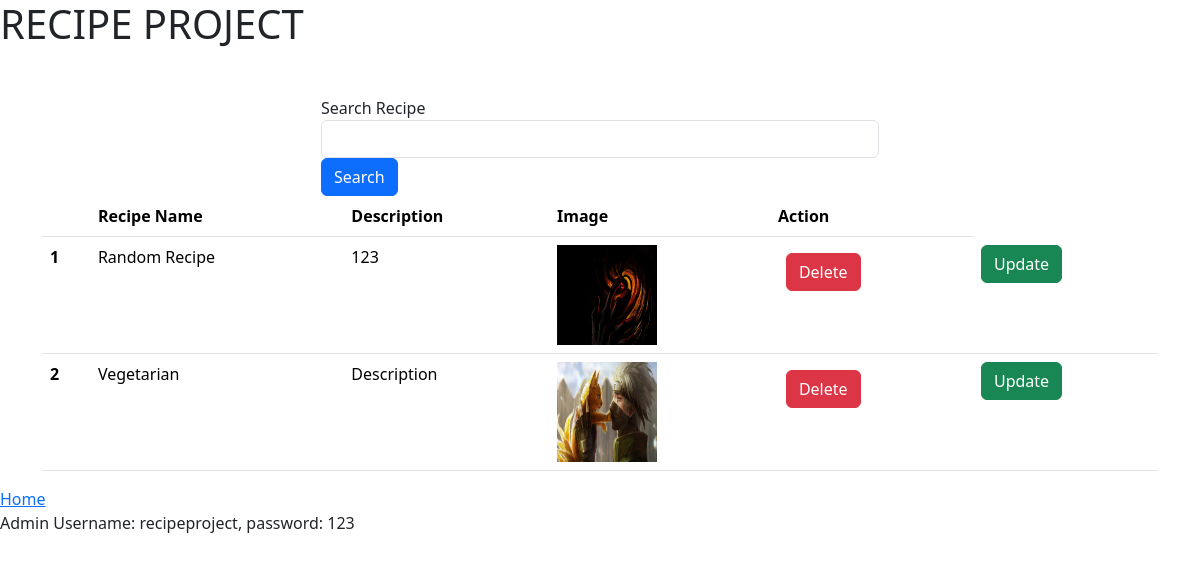
Before: /view_recipes (signed in) with the older database file.
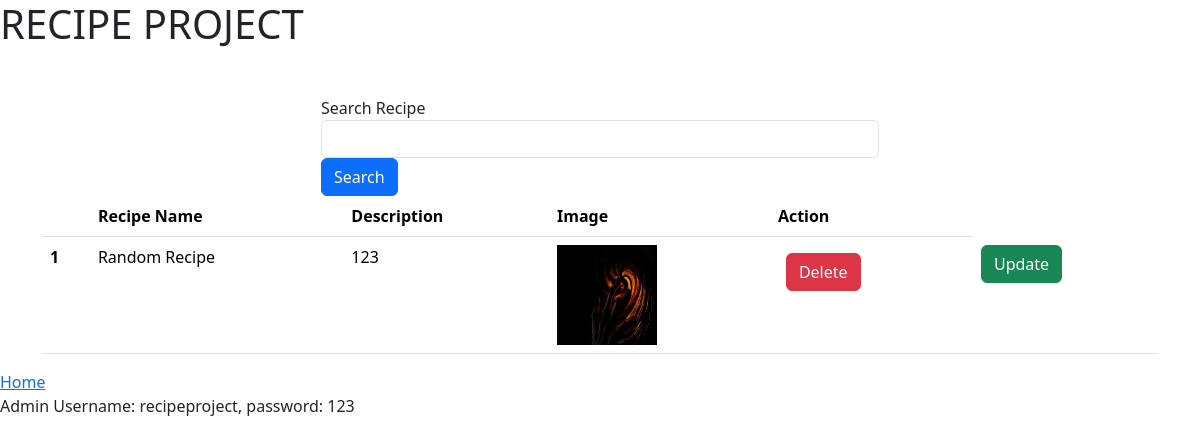
After: the same page with the newer database file.
### vege/models.py (models this page shows, shortened)
class Recipe(models.Model):
    user = models.ForeignKey(User, on_delete = models.SET_NULL, null = True, blank = True)
    recipe_name = models.CharField(max_length= 50)
    recipe_description = models.TextField()
    recipe_image = models.ImageField(upload_to='recipe')

### vege/views.py (the view)
# urls.py: path('view_recipes', views.view_recipes, name = "view_recipes"),
@login_required(login_url= '/login')
def view_recipes(request):
    recipes = Recipe.objects.all()
    if request.GET.get('search'):
        recipes = recipes.filter(recipe_name__icontains = request.GET.get('search'))
    context = {
        'recipes': recipes,
        'title': "View Recipes"
    }
    return render(request, "vege/view_recipes.html", context)

### vege/templates/vege/view_recipes.html
{% extends 'vege/base.html' %}
{% block content %}
{% if recipes %}
<div class="container">
    <div class="mt-5">
        <div class="mx-auto col-6">
            <form>
                <div class="form-group">
                    <label for="exampleInputEmail1">Search Recipe</label>
                    <input name="search" type="text" class="form-control">
                </div>
                <button class="btn btn-primary" type="submit">Search</button>
            </form>
        </div>
    </div>
<table class="table">
    <thead>
      <tr>
        <th scope="col">{{ recipes.id }}</th>
        <th scope="col">Recipe Name</th>
        <th scope="col">Description</th>
        <th scope="col">Image</th>
        <th scope="col">Action</th>
      </tr>
    </thead>
    <tbody>
        {% for recipe in recipes %}
            <tr>
                <th scope="row">{{ forloop.counter }}</th>
                <td>{{ recipe.recipe_name }}</td>
                <td>{{ recipe.recipe_description }}</td>
                <td><img src="{{ recipe.recipe_image.url }}" width="100" height="100"></td>
                <td>
                    <a href="/delete_recipe/{{ recipe.id }}" class="btn btn-danger m-2">Delete</a>
                </td>
                <td>
                    <a href="/update_recipe/{{recipe.id}}" class="btn btn-success">Update</a>
                </td>
            </tr>
        {% endfor %}
    </tbody>
  </table>
</div>
{% else %}
<h1>No recipes found</h1>
{% endif %}
<a href="/">Home</a>
{% endblock %}

### vege/templates/vege/base.html (shortened to what this page needs)
<!DOCTYPE html>
<html lang="en">
<head>
    <link rel="stylesheet" href="https://cdn.jsdelivr.net/npm/bootstrap@5.3.3/dist/css/bootstrap.min.css">
</head>
<body>
    <h1>RECIPE PROJECT</h1>
    {% block content %}
    {% endblock %}
    <p>Admin Username: recipeproject, password: 123</p>
</body>
</html>

Changed rows visible on the page:
removed Recipe: recipe_name "Vegetarian", recipe_description "Description", recipe_image (picture)
